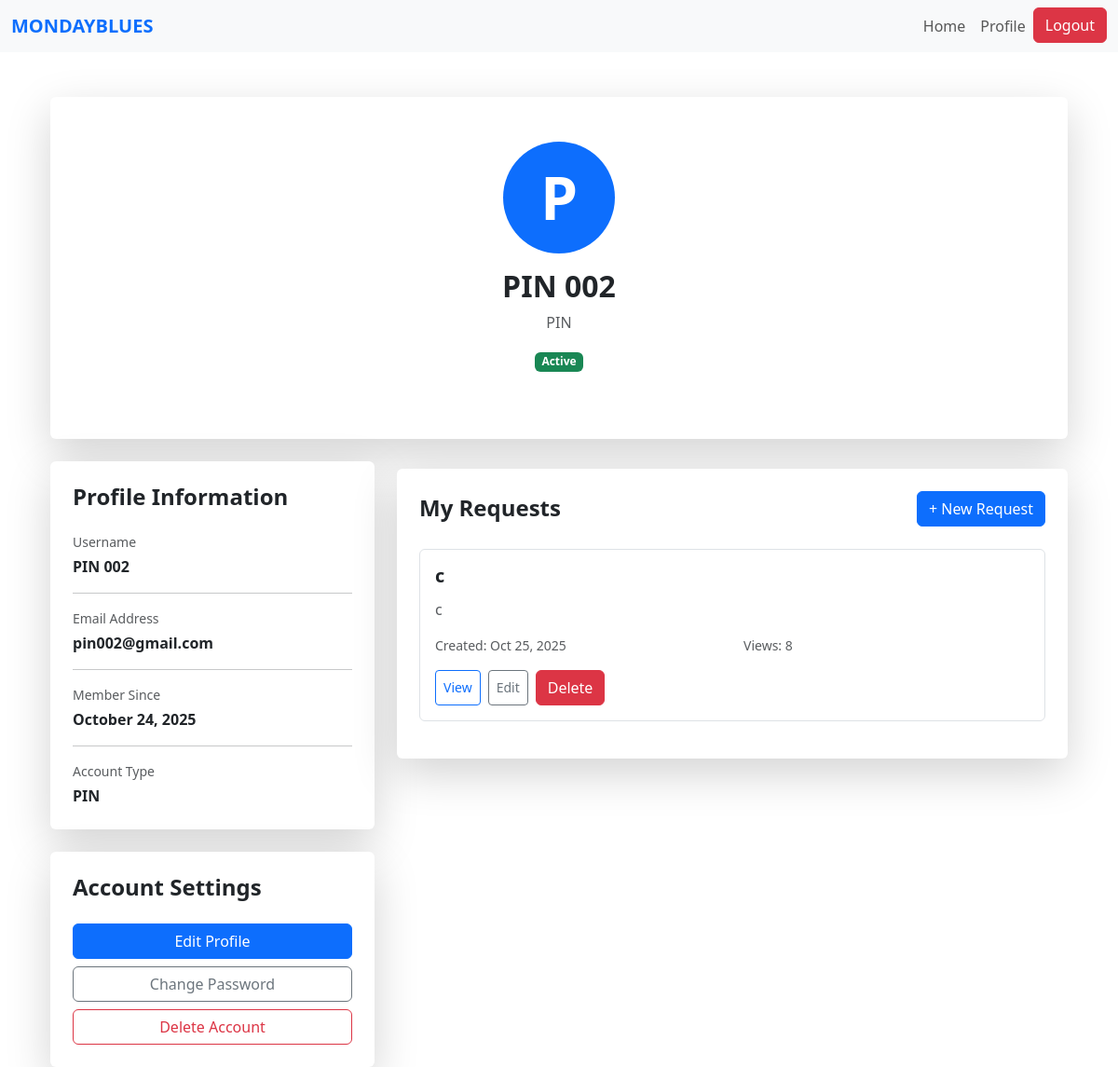
The app's page /pin/profile (signed in), older data.
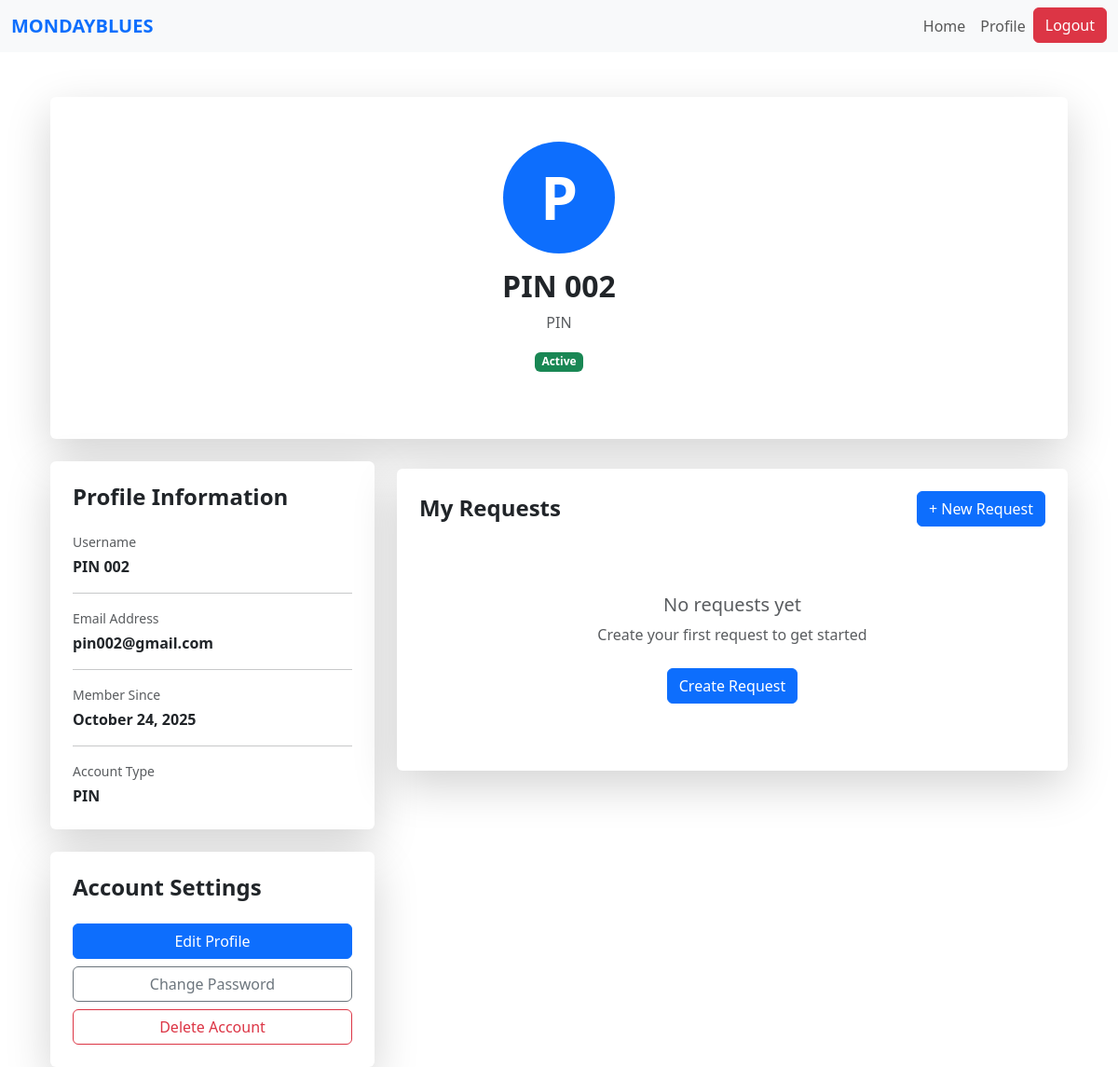
The same page, newer data.
### website/models.py (models this page shows)
class Request(db.Model):
    id = db.Column(db.Integer, primary_key=True)
    title = db.Column(db.String(150), nullable=False)
    description = db.Column(db.Text, nullable=False)
    category_id = db.Column(db.Integer, db.ForeignKey('category.id'), nullable=False)
    category = db.relationship('Category', backref='requests')
    status = db.Column(db.String(20), default='Pending')  # Pending, Accepted, Completed
    scheduled_datetime = db.Column(db.DateTime, nullable=False)
    view_count = db.Column(db.Integer, default=0)
    date_created = db.Column(db.DateTime, default=datetime.utcnow)
    user_id = db.Column(db.Integer, db.ForeignKey('user.id'), nullable=False)
    volunteer_id = db.Column(db.Integer, db.ForeignKey('volunteer.id'), nullable=True)
    user = db.relationship('User', backref=db.backref('requests', lazy=True, cascade='all, delete-orphan'), lazy=True)
    volunteer = db.relationship('Volunteer', backref=db.backref('assigned_requests', lazy=True), lazy=True)

### website/pin.py (the view)
@pin.route('/pin/profile')
@login_required
def pin_profile():
    if current_user.role != 'PIN':
        flash('Access denied.', 'danger')
        return redirect(url_for('views.home'))
    requests = Request.query.filter_by(user_id=current_user.id).order_by(Request.date_created.desc()).all()
    return render_template("pin_profile.html", requests=requests)

### website/templates/pin_profile.html (shortened to what the changed rows need)
{% extends "base.html" %}
{% block content %}
<div class="container mt-5">
    <div class="row justify-content-center">
        <div class="col-md-10 col-lg-12">
            <div class="card shadow-lg border-0 mb-4">
                <div class="card-body p-5">
                    <div class="text-center mb-4">
                        <h2 class="fw-bold mb-2">{{ current_user.name }}</h2>
                    </div>
                </div>
            </div>
            <div class="row">
                <div class="col-lg-8 mt-2">
                    <div class="card shadow-lg border-0">
                        <div class="card-body p-4">
                            {% if current_user.status == "Pending" or current_user.status == "Suspended" %}
                                <div class="text-center py-5">
                                    <i class="bi bi-lock" style="font-size: 4rem; color: #ccc;"></i>
                                    <h4 class="fw-bold mt-3">Account Pending or Suspended</h4>
                                    <p class="text-muted">
                                        Your account is currently inactive. Please contact the administrator or wait for approval before creating requests.
                                    </p>
                                </div>
                            {% else %}
                                {% if requests %}
                                    {% for request in requests %}
                                        <div class="card mb-3 border">
                                            <div class="card-body">
                                                <div class="d-flex justify-content-between align-items-start mb-2">
                                                    <h5 class="fw-bold mb-1">{{ request.title }}</h5>
                                                </div>
                                                <p class="text-muted mb-3">
                                                    {{ request.description[:100] }}{% if request.description|length > 100 %}...{% endif %}
                                                </p>
                                                <div class="row text-muted small mb-3">
                                                    <div class="col-md-6">
                                                         Created: {{ request.date_created.strftime('%b %d, %Y') }}
                                                    </div>
                                                    <div class="col-md-6">
                                                         Views: {{ request.view_count }}
                                                    </div>
                                                </div>
                                                <div class="d-flex gap-2">
                                                    <button class="btn btn-sm btn-outline-primary" onclick="location.href='/request/{{ request.id }}'">View</button>
                                                    {% if request.status == 'Completed' %}
                                                        <button class="btn btn-sm btn-outline-success" onclick="location.href='/request/{{ request.id }}/review'">Review</button>
                                                    {% else %}
                                                        <button class="btn btn-sm btn-outline-secondary" onclick="location.href='/request/{{ request.id }}/edit'">Edit</button>
                                                    {% endif %}
                                                    <form action="{{ url_for('csr.delete_request', request_id=request.id) }}" method="POST" onsubmit="return confirm('Are you sure you want to delete this request?');">
                                                        <button class="btn btn-danger" type="submit">
                                                             Delete
                                                        </button>
                                                    </form>
                                                </div>
                                            </div>
                                        </div>
                                    {% endfor %}
                                {% else %}
                                    <div class="text-center py-5">
                                        <h5 class="text-muted">No requests yet</h5>
                                        <p class="text-muted">Create your first request to get started</p>
                                        <button class="btn btn-primary mt-2" onclick="location.href='/create-request'">Create Request</button>
                                    </div>
                                {% endif %}
                            {% endif %}
                        </div>
                    </div>
                </div>
            </div>
        </div>
    </div>
</div>
{% endblock %}

Row changes from the older to the newer data that the page shows:
removed Request: title "c", description "c", date_created "Oct 25, 2025", view_count "8"
Text that changed along with them:
text now shown: "No requests yet Create your first request to get started Create Request"
